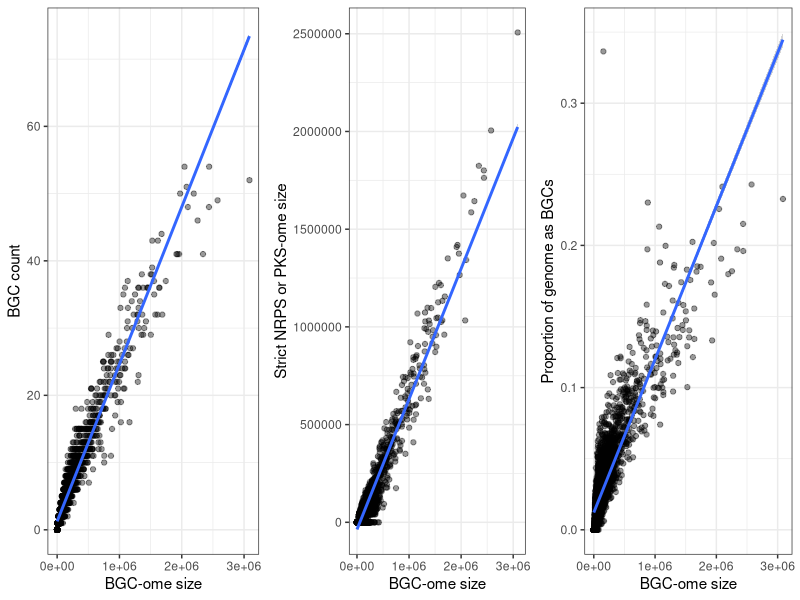

This figure's R source:
library(ggplot2)
library(cowplot)

dat <- read.table("Overview_GCA_Level.Filtered.txt", header=T, sep='\t')
# Assembly_ID     Order   Genus   BGC_Count       BGCome_Size     Genome_Size     BGC_Genome_Prop Metallophore_Size       NRPS_Size       PKS_Size        NRPS_or_PKS_Size        Relaxed_BGCome_Size     Relaxed_BGC_Count     Distinct_KOfams Distinct_CAZy   Total_CAZy

g1 <- ggplot(dat, aes(x=Relaxed_BGCome_Size, y=Relaxed_BGC_Count)) + geom_point(alpha=0.4) + theme_bw() + xlab("BGC-ome size") + ylab("BGC count") + geom_smooth(method='lm')
g2 <- ggplot(dat, aes(x=Relaxed_BGCome_Size, y=NRPS_or_PKS_Size)) + geom_point(alpha=0.4)  + theme_bw() + xlab("BGC-ome size") + ylab("Strict NRPS or PKS-ome size") + geom_smooth(method='lm')
g3 <- ggplot(dat, aes(x=Relaxed_BGCome_Size, y=BGC_Genome_Prop)) + geom_point(alpha=0.4) + theme_bw() + xlab("BGC-ome size") + ylab("Proportion of genome as BGCs") + geom_smooth(method='lm')

pdf("Alternate_Metrics_Assessment.pdf", height=3, width=9)
plot_grid(g1, g2, g3, cols=3, rel_widths=c(0.5, 0.5, 0.5))
dev.off()
